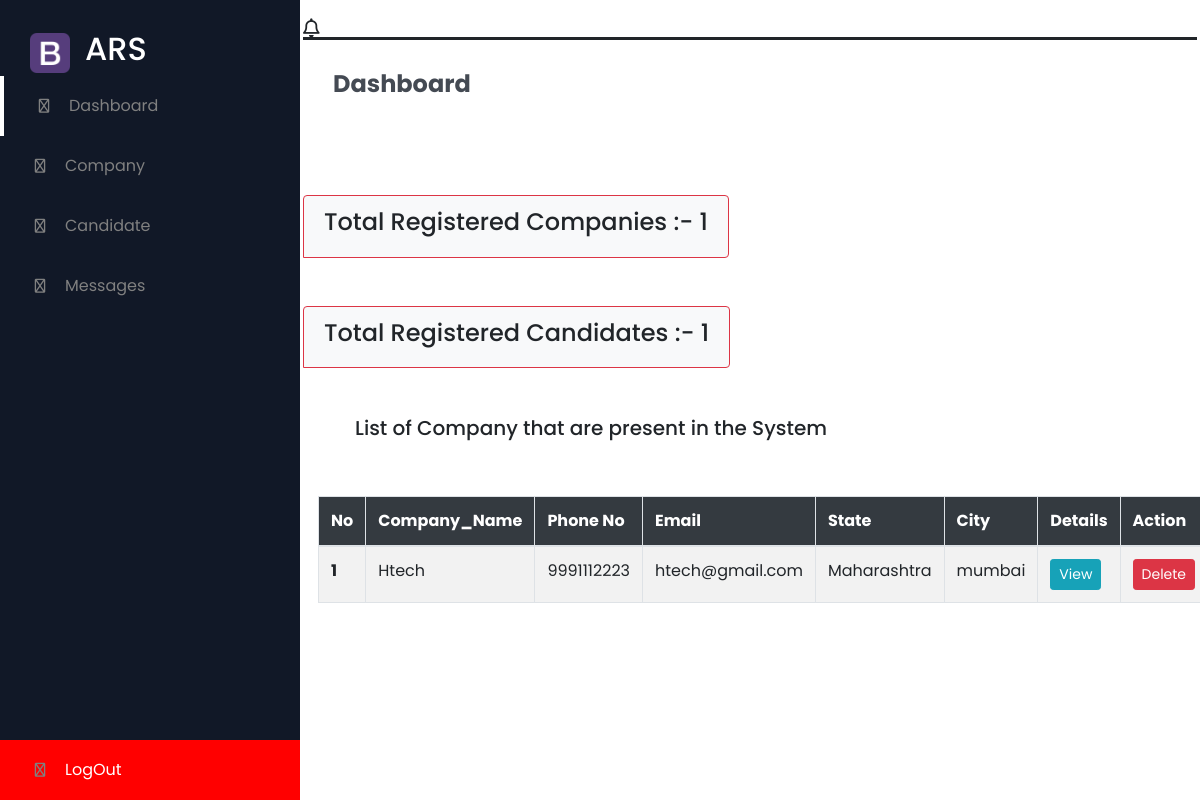
The page /check/adminhome/ on the database its author committed.
### Company/models.py (models this page shows)
class Companies(models.Model):
    company_name=models.CharField(max_length=100)
    company_contact_no=models.CharField(max_length=100)
    company_email=models.CharField(max_length=100)
    companyuserid=models.CharField(max_length=100,unique=True,primary_key=True)
    state=models.CharField(max_length=100)
    city=models.CharField(max_length=100)
    pass1=models.CharField(max_length=10,default="")
    pass2=models.CharField(max_length=10,default="")

### AdminPanel/views.py (the view)
# urls.py: path('adminhome/',views.AdminHome,name='adminhome'),
def AdminHome(request):
   comlist= Companies.objects.all()
   totalcompanies=Companies.objects.all().count()
   totalcandidate=Candidate.objects.all().count()
   context={
       'comlist':comlist,
       'totalcompanies':totalcompanies,
       'totalcandidates':totalcandidate,
   }
   return render(request,'AdminPanel/admin.html',context)

### AdminPanel/templates/AdminPanel/admin.html (shortened to what this page needs)
{% load static %}
<!DOCTYPE html>
<html lang="en">
<head>
    <link rel="stylesheet" type="text/css" href="{% static 'style.css' %}?{% now "U" %}">
    <link href="https://cdnjs.cloudflare.com/ajax/libs/font-awesome/5.13.0/css/all.min.css" rel="stylesheet">
    <link rel="stylesheet" href="https://cdnjs.cloudflare.com/ajax/libs/font-awesome/6.2.0/css/all.min.css" />
    <link rel="stylesheet" href="https://cdnjs.cloudflare.com/ajax/libs/font-awesome/4.7.0/css/font-awesome.min.css">
    <link rel="stylesheet" href="https://cdn.jsdelivr.net/npm/bootstrap@4.6.2/dist/css/bootstrap.min.css">
</head>
<body>
    <section id="menu">
        <div class="logo">
        <img src="../static/img/portfolio/apple-touch-icon.png" alt="">
        <h2>ARS</h2>
    </div>
    <div class="items">
        <li><i class="fa-regular fa-chart-line"></i><a href="">Dashboard</a></li>
        <li><i class="fa-regular fa-chart-line"></i><a href="">Company</a></li>
        <li><i class="fa-regular fa-chart-line"></i><a href="{% url 'candihomepage' %}">Candidate</a></li>
        <li><i class="fa-regular fa-chart-line"></i><a href="">Messages</a></li>
        <li style="background-color:red; position: absolute;width:100%; bottom: 0;"><i class="fa-regular fa-chart-line"></i><a href="{% url 'logout-redirect' %}" style="color:white">LogOut</a></li>
    </div>
    </section>
    <section class="section1">
        <div class="navigation">
            <div class="profile">
                <i class="far fa-bell"></i>
            </div>
        </div>
        <h3 class="i-name">Dashboard</h3>
      <div class="container">
        <div class="row mt-5 ">
            <ul class="list-group   list-group-horizontal mt-5 mr-5">
                <li class="list-group-item border bg-light border-danger"><h4>Total Registered Companies  :- <span>{{totalcompanies}}</span></h4></li>
            </ul>
            <ul class="list-group  list-group-horizontal mt-5 ">
                <li class="list-group-item border bg-light border-danger"><h4>Total Registered Candidates :- <span>{{totalcandidates}}</span></h4></li>
            </ul>
        </div>
        </div>
<div class="container ml-1 p-5">
        <h5 class="">List of Company that are present in the System</h5>
</div>
<div class="container">
<div class=" w-75 mr-0">
    <table  class="table table-bordered table-hover table-striped">
        <thead class="pb-5">
          <tr class="bg-dark text-white ">
            <th style="width: 8px;" scope="col">No</th>
            <th style="width: 50%;" scope="col">Company_Name</th>
            <th style="width: 20%;" scope="col">Phone No</th>
            <th style="width: 40%;" scope="col">Email</th>
            <th style="width: 30%;" scope="col">State</th>
            <th style="width: 30%;" scope="col">City</th>
            <th style="width: 20%;" scope="col">Details</th>
            <th style="width: 20%;" scope="col">Action</th>
          </tr>
        </thead>
        <tbody>
          {% for i in comlist %}
          <tr>
            <th scope="row">{{ forloop.counter }}</th>
            <td>{{i.company_name}}</td>
            <td>{{i.company_contact_no}}</td>
            <td>{{i.company_email}}</td>
            <td>{{i.state}}</td>
            <td>{{i.city}}</td>
            <td><button  class="btn btn-info btn-sm resume">View</button></td>
            <td class="">
                    <a onclick="return confirm('Are you sure you want to delete this Company?')" href="{% url 'delcompany' i.pk %}"><button type="submit"class="btn btn-danger btn-sm accept">Delete</button></a>
            </td>
          </tr>
          {% endfor %}
        </tbody>
      </table>
</div>
</div>
</section>
</body>
</html>

### Company/static/style.css (style rules this page uses)
* { margin: 0; padding: 0; box-sizing: border-box; font-family: 'Poppins',sans-serif; }
body { background: #f5f5f5; }
#menu { background: #111827; width: 300px ; height: 100%; position: fixed; top: 0; left: 0; }
#menu .logo { display: flex; align-items: center; color: #fff; padding: 30px 0 0 30px; }
#menu .logo img { width: 40px; margin-right: 15px; }
#menu .items li { list-style: none; padding: 15px 0; }
#menu .items li i { color: grey; width: 30px; height: 30px; line-height: 30px; text-align: center; font-size: 14px; margin: 0 10px 0 25px; }
#menu .items li a { text-decoration: none; color: gray; font-weight: 300px; transition: 0.3s ease; }
#menu .items li:nth-child(1) { border-left: 4px solid #fff; }
.section1 { margin-left: 300px; border:3px solid white; border-radius: 30px; }
.section1 .navigation { display: flex; align-items: center; justify-content: space-between; background: #fff; padding-top: 15px; border-bottom: 3px solid; }
.section1 .navigation .profile { margin-left: 0; display: flex; justify-content: flex-start; align-items: center; }
.section1 .navigation .profile i { margin-right: 20px; font-size: 19px; font-weight: 400px; }
.i-name { color: #444a53; padding: 30px 0px 0 30px; font-size: 24px; font-weight: 700; }

### rows shown on the page
Companies: company_name "Htech", company_contact_no "9991112223", company_email "htech@gmail.com", state "Maharashtra", city "mumbai"

### other values the page prints
{{ totalcompanies }} "1"
{{ totalcandidates }} "1"
